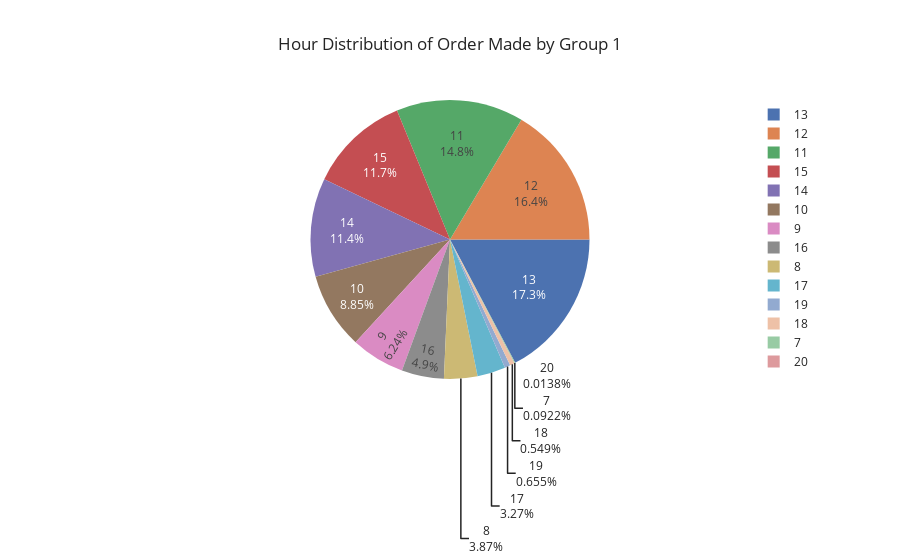

Source (notebook cell):
### Code cell
fig = px.pie(hours_group1['Quantity'],
             values=hours_group1['Quantity'].values,
             names=hours_group1['Quantity'].index,
             title="Hour Distribution of Order Made by Group 1",
             template="seaborn")
fig.update_traces(rotation=90, textinfo="percent+label")
fig.show()

### Figure 1 — Plotly figure (JSON) as saved in the notebook; plotly's stock layout.template omitted (floating-point values rounded to 4 significant figures)
{"data": [{"domain": {"x": [0, 1], "y": [0, 1]}, "hovertemplate": "label=%{label}<br>value=%{value}<extra></extra>", "labels": [6, 7, 8, 9, 10, 11, 12, 13, 14, 15, 16, 17, 18, 19, 20], "legendgroup": "", "name": "", "rotation": 90, "showlegend": true, "textinfo": "percent+label", "type": "pie", "values": [-4, 20, 839, 1354, 1919, 3200, 3568, 3745, 2481, 2532, 1063, 709, 119, 142, 3]}], "layout": {"legend": {"tracegroupgap": 0}, "title": {"text": "Hour Distribution of Order Made by Group 1"}}}
